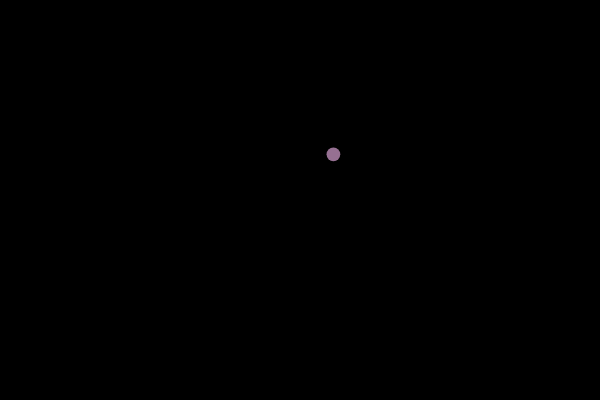
Frame 1 (no input)
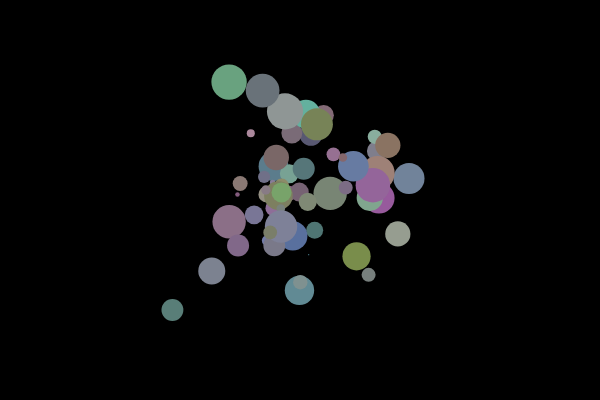
Frame 60 (no input)
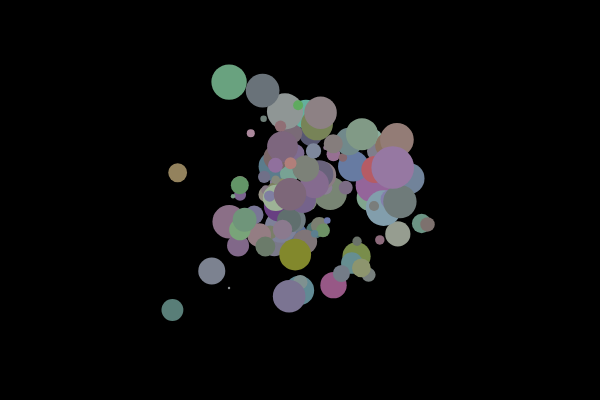
Frame 120 (the mouse pressed at the canvas centre since frame 60)

The p5.js sketch that drew these frames (run headless with seeded random() and noise() and a simulated clock; from frame 60 on, the mouse is pressed at the canvas centre):

// p5.js sketch
// ── sketch.js
// The Nature of Code
// Danny Platt
// A simple graph of using standard deviation to place dots

let spreadSlider;
let sizeSlider;
let huespSlider;

function setup() {
  createCanvas(600, 400);
  background(0);
  createControls(450);
}

function draw() {
  translate(width / 2, height / 2);
  scale(height / 2);
  const x = randomGaussian(0, spreadSlider.value());
  const y = randomGaussian(0, spreadSlider.value());
  noStroke(); // remove outline
  fill(
    randomGaussian(125, 20),
    randomGaussian(255/2, 20),
    randomGaussian(255/2, 20),
    );
  circle(x, y, randomGaussian(.1, sizeSlider.value()));
}

function createControls(ypos) {
  xpos = 0;
  spreadTitle = createP("Spread");
  spreadTitle.position(xpos, ypos);
  xpos += 50;

  spreadSlider = createSlider(0,0.3,0.25,0);
  spreadSlider.position(xpos, ypos);
  spreadSlider.size(80);
  xpos += 100;

  sizeTitle = createP("size SD");
  sizeTitle.position(xpos, ypos);
  xpos += 50;

  sizeSlider = createSlider(0,.1,0.05,0);
  sizeSlider.position(xpos, ypos);
  sizeSlider.size(80);
  xpos += 100;

  clearButton = createButton("Clear");
  clearButton.position(xpos, ypos);
  clearButton.mousePressed(clearCanvas);
}

function clearCanvas() {
  background(0);
}
